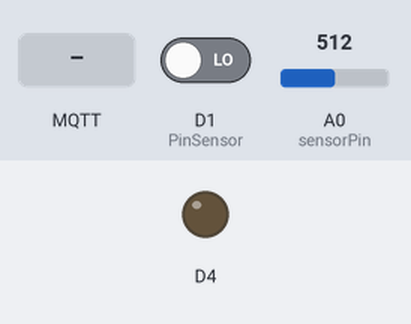
A sketch run on a simulated ESP8266 (NodeMCU). Shown: output pins drawn as LEDs (lit = HIGH). Inputs (shaded band) come from the test bench; at power-on: D1 (PinSensor) LOW, A0 (sensorPin) = 512. WiFi joins after 1.5 s; servers stay silent unless stated; random numbers use the default seed unless the sketch sets one; no MQTT or app messages arrive unless stated; what the sketch prints to the serial monitor is not drawn.

Above: at 2.7 s.
2.8 s: MQTT message "0" arrives on the first subscribed topic
At 11.9 s:
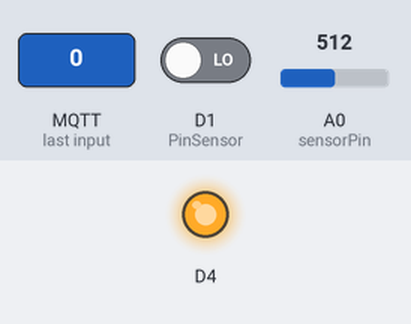
13.0 s: MQTT message "1" arrives on the first subscribed topic
At 21.9 s:
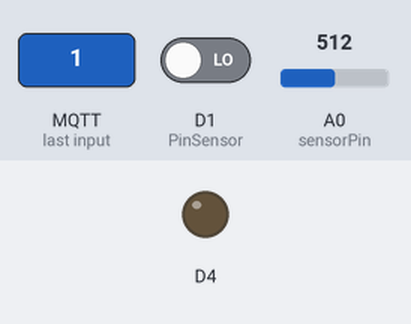
23.0 s: MQTT message "2" arrives on the first subscribed topic
At 32.0 s:
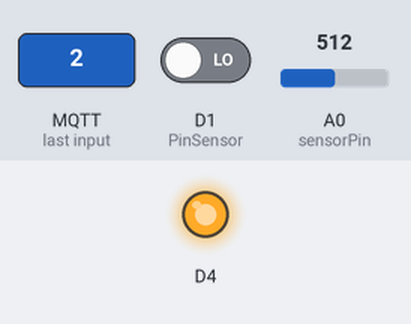
Timing chart, 0 to 33.5 s (numbered marks = the images above; inputs shaded):
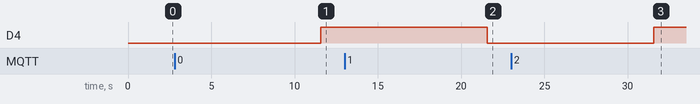

Measured:
- after the input at 2.8 s, D4: LOW → HIGH after 8.8 s
- after the input at 13.0 s, D4: HIGH → LOW after 8.6 s
- after the input at 23.0 s, D4: LOW → HIGH after 8.6 s

The sketch:

mosquito_humedad.ino
```cpp
/*
 Basic ESP8266 MQTT example

 This sketch demonstrates the capabilities of the pubsub library in combination
 with the ESP8266 board/library.

 It connects to an MQTT server then:
  - publishes "hello world" to the topic "outTopic" every two seconds
  - subscribes to the topic "inTopic", printing out any messages
    it receives. NB - it assumes the received payloads are strings not binary
  - If the first character of the topic "inTopic" is an 1, switch ON the ESP Led,
    else switch it off

 It will reconnect to the server if the connection is lost using a blocking
 reconnect function. See the 'mqtt_reconnect_nonblocking' example for how to
 achieve the same result without blocking the main loop.

 To install the ESP8266 board, (using Arduino 1.6.4+):
  - Add the following 3rd party board manager under "File -> Preferences -> Additional Boards Manager URLs":
       http://arduino.esp8266.com/stable/package_esp8266com_index.json
  - Open the "Tools -> Board -> Board Manager" and click install for the ESP8266"
  - Select your ESP8266 in "Tools -> Board"

*/

#include <ESP8266WiFi.h>
#include <PubSubClient.h>

// Update these with values suitable for your network.

const char* ssid = "GISAI NET";
const char* password = "GisaiEtsisiNet19";
const char* mqtt_server = "10.30.1.250";

//const char* ssid = "MOVISTAR_8625";
//const char* password = "ilnmNhwnjVXMJ2ePod64";

//moisture sensor
  int sensorPin = A0;
  int sensorValue = 0;

  volatile int NumPulsos; //variable para la cantidad de pulsos recibidos
int PinSensor = D1;    //Sensor conectado en el pin 2
float factor_conversion=7.5; //para convertir de frecuencia a caudal


WiFiClient espClient;
PubSubClient client(espClient);
long lastMsg = 0;
char msg[50];
int value = 0;

void setup_wifi() {

  delay(10);
  // We start by connecting to a WiFi network
  Serial.println();
  Serial.print("Connecting to ");
  Serial.println(ssid);

  WiFi.begin(ssid, password);

  while (WiFi.status() != WL_CONNECTED) {
    delay(500);
    Serial.print(".");
  }

  randomSeed(micros());

  Serial.println("");
  Serial.println("WiFi connected");
  Serial.println("IP address: ");
  Serial.println(WiFi.localIP());
}

void callback(char* topic, byte* payload, unsigned int length) {
  Serial.print("Message arrived [");
  Serial.print(topic);
  Serial.print("] ");
  for (int i = 0; i < length; i++) {
    Serial.print((char)payload[i]);
  }
  Serial.println();

  // Switch on the LED if an 1 was received as first character
  if ((char)payload[0] == '1') {
    digitalWrite(BUILTIN_LED, LOW);   // Turn the LED on (Note that LOW is the voltage level
    // but actually the LED is on; this is because
    // it is active low on the ESP-01)
  } else {
    digitalWrite(BUILTIN_LED, HIGH);  // Turn the LED off by making the voltage HIGH
  }

}

void reconnect() {
  // Loop until we're reconnected
  while (!client.connected()) {
    Serial.print("Attempting MQTT connection...");
    // Create a random client ID
    String clientId = "ESP8266Client-";
    clientId += String(random(0xffff), HEX);
    // Attempt to connect
    if (client.connect(clientId.c_str())) {
      Serial.println("connected");
      // Once connected, publish an announcement...
      client.publish("casa/despacho/flujo", "Enviando el primer mensaje");
      // ... and resubscribe
      client.subscribe("casa/despacho/luz");
    } else {
      Serial.print("failed, rc=");
      Serial.print(client.state());
      Serial.println(" try again in 5 seconds");
      // Wait 5 seconds before retrying
      delay(5000);
    }
  }
}

void ICACHE_RAM_ATTR ContarPulsos ();

//---Función que se ejecuta en interrupción---------------
void ContarPulsos (){
  NumPulsos++;  //incrementamos la variable de pulsos
 // Serial.print("Interrupcion");
}

//---Función para obtener frecuencia de los pulsos--------
int ObtenerFrecuencia() {
  int frecuencia;
  NumPulsos = 0;   //Ponemos a 0 el número de pulsos
  interrupts();    //Habilitamos las interrupciones
  delay(1000);   //muestra de 1 segundo
  noInterrupts(); //Desabilitamos las interrupciones
  frecuencia=NumPulsos; //Hz(pulsos por segundo)
  return frecuencia;
}


void setup() {
  pinMode(BUILTIN_LED, OUTPUT);     // Initialize the BUILTIN_LED pin as an output
  Serial.begin(115200);
  setup_wifi();
  client.setServer(mqtt_server, 1883);
  client.setCallback(callback);
  pinMode(PinSensor, INPUT);
  attachInterrupt(digitalPinToInterrupt(5),ContarPulsos,RISING); //(Interrupcion 0(Pin2),funcion,Flanco de subida)
}


void loop() {

    String clientId = "ESP8266Client-";
    clientId += String(random(0xffff), HEX);

      if (!client.connected()) {
        reconnect();
      }
      if(!client.loop()) client.connect(clientId.c_str());

    long now = millis();
  if (now - lastMsg > 2000) {
    lastMsg = now;
    ++value;


      // read the value from the sensor:
      sensorValue = analogRead(sensorPin);
      Serial.print("Moisture = " );
      Serial.println(sensorValue);
    //  snprintf(aux,50, "hello world #%ld", value);
   //    char b[2];
       String auxString=String(sensorValue);
       char aux[10];
       auxString.toCharArray(aux, 10);

      client.publish("casa/despacho/humedad", aux); //msg
  }
  delay(10000);

//      char* aux;
//    snprintf (msg, 50, "hello world #%ld", value);
//    snprintf(aux,50, "hello world #%ld", value);
 //   Serial.print("Publish message: ");
 //   Serial.println(sensorValue); //msg
//    client.publish("casa/despacho/temperatura", aux); //msg

}
```
